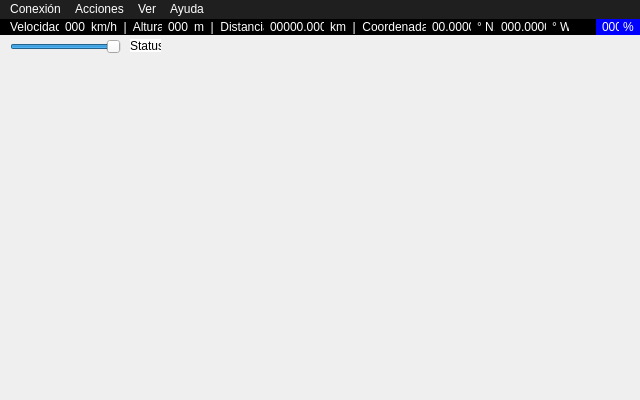
<?xml version="1.0" encoding="UTF-8"?>
<ui version="4.0">
 <class>MainWindow</class>
 <widget class="QMainWindow" name="MainWindow">
  <property name="geometry">
   <rect>
    <x>0</x>
    <y>0</y>
    <width>640</width>
    <height>400</height>
   </rect>
  </property>
  <property name="windowTitle">
   <string>MainWindow</string>
  </property>
  <widget class="QWidget" name="centralwidget">
   <widget class="QSlider" name="s_velocidad">
    <property name="geometry">
     <rect>
      <x>10</x>
      <y>20</y>
      <width>111</width>
      <height>16</height>
     </rect>
    </property>
    <property name="sliderPosition">
     <number>99</number>
    </property>
    <property name="orientation">
     <enum>Qt::Horizontal</enum>
    </property>
   </widget>

   <widget class="QLabel" name="l_estado">
    <property name="geometry">
     <rect>
      <x>130</x>
      <y>20</y>
      <width>31</width>
      <height>13</height>
     </rect>
    </property>
    <property name="maximumSize">
     <size>
      <width>481</width>
      <height>16777215</height>
     </size>
    </property>
    <property name="styleSheet">
     <string notr="true">color: rgb(0, 0, 0);
background-color: rgb(255, 255, 255);</string>
    </property>
    <property name="text">
     <string>Status</string>
    </property>
   </widget>

   <widget class="QWidget" name="horizontalLayoutWidget_2">
    <property name="geometry">
     <rect>
      <x>600</x>
      <y>0</y>
      <width>36</width>
      <height>16</height>
     </rect>
    </property>
    <layout class="QHBoxLayout" name="horizontalLayout_2">
     <property name="spacing">
      <number>2</number>
     </property>
     <item>
      <widget class="QLabel" name="l_bateria">
       <property name="minimumSize">
        <size>
         <width>17</width>
         <height>0</height>
        </size>
       </property>
       <property name="maximumSize">
        <size>
         <width>0</width>
         <height>16777215</height>
        </size>
       </property>
       <property name="layoutDirection">
        <enum>Qt::LeftToRight</enum>
       </property>
       <property name="styleSheet">
        <string notr="true">color: rgb(255, 255, 255);</string>
       </property>
       <property name="text">
        <string>000</string>
       </property>
      </widget>
     </item>
     <item>
      <widget class="QLabel" name="label_7">
       <property name="minimumSize">
        <size>
         <width>11</width>
         <height>0</height>
        </size>
       </property>
       <property name="maximumSize">
        <size>
         <width>0</width>
         <height>16777215</height>
        </size>
       </property>
       <property name="styleSheet">
        <string notr="true">color: rgb(255, 255, 255);</string>
       </property>
       <property name="text">
        <string>%</string>
       </property>
      </widget>
     </item>
    </layout>
   </widget>

   <widget class="QLabel" name="l_azul">
    <property name="geometry">
     <rect>
      <x>596</x>
      <y>0</y>
      <width>44</width>
      <height>16</height>
     </rect>
    </property>
    <property name="styleSheet">
     <string notr="true">background-color: rgb(0, 0, 255);</string>
    </property>
    <property name="text">
     <string/>
    </property>
   </widget>

   <widget class="QLabel" name="l_margen">
    <property name="geometry">
     <rect>
      <x>0</x>
      <y>0</y>
      <width>640</width>
      <height>16</height>
     </rect>
    </property>
    <property name="styleSheet">
     <string notr="true">background-color: rgb(0, 0, 0);</string>
    </property>
    <property name="text">
     <string/>
    </property>
   </widget>

   <widget class="QWidget" name="horizontalLayoutWidget">
    <property name="geometry">
     <rect>
      <x>10</x>
      <y>0</y>
      <width>561</width>
      <height>16</height>
     </rect>
    </property>
    <layout class="QHBoxLayout" name="horizontalLayout_1">
     <item>
      <widget class="QLabel" name="label_1">
       <property name="minimumSize">
        <size>
         <width>49</width>
         <height>0</height>
        </size>
       </property>
       <property name="maximumSize">
        <size>
         <width>0</width>
         <height>16777215</height>
        </size>
       </property>
       <property name="styleSheet">
        <string notr="true">color: rgb(255, 255, 255);</string>
       </property>
       <property name="text">
        <string>Velocidad:</string>
       </property>
      </widget>
     </item>
     <item>
      <widget class="QLabel" name="l_velocidad">
       <property name="minimumSize">
        <size>
         <width>20</width>
         <height>0</height>
        </size>
       </property>
       <property name="maximumSize">
        <size>
         <width>0</width>
         <height>16777215</height>
        </size>
       </property>
       <property name="layoutDirection">
        <enum>Qt::LeftToRight</enum>
       </property>
       <property name="styleSheet">
        <string notr="true">color: rgb(255, 255, 255);</string>
       </property>
       <property name="text">
        <string>000</string>
       </property>
      </widget>
     </item>
     <item>
      <widget class="QLabel" name="label_2">
       <property name="minimumSize">
        <size>
         <width>71</width>
         <height>0</height>
        </size>
       </property>
       <property name="maximumSize">
        <size>
         <width>0</width>
         <height>16777215</height>
        </size>
       </property>
       <property name="styleSheet">
        <string notr="true">color: rgb(255, 255, 255);</string>
       </property>
       <property name="text">
        <string>km/h  |  Altura:</string>
       </property>
      </widget>
     </item>
     <item>
      <widget class="QLabel" name="l_altura">
       <property name="minimumSize">
        <size>
         <width>20</width>
         <height>0</height>
        </size>
       </property>
       <property name="maximumSize">
        <size>
         <width>0</width>
         <height>16777215</height>
        </size>
       </property>
       <property name="layoutDirection">
        <enum>Qt::LeftToRight</enum>
       </property>
       <property name="styleSheet">
        <string notr="true">color: rgb(255, 255, 255);</string>
       </property>
       <property name="text">
        <string>000</string>
       </property>
      </widget>
     </item>
     <item>
      <widget class="QLabel" name="label_3">
       <property name="minimumSize">
        <size>
         <width>70</width>
         <height>0</height>
        </size>
       </property>
       <property name="maximumSize">
        <size>
         <width>0</width>
         <height>16777215</height>
        </size>
       </property>
       <property name="styleSheet">
        <string notr="true">color: rgb(255, 255, 255);</string>
       </property>
       <property name="text">
        <string>m  |  Distancia:</string>
       </property>
      </widget>
     </item>
     <item>
      <widget class="QLabel" name="l_distancia">
       <property name="minimumSize">
        <size>
         <width>54</width>
         <height>0</height>
        </size>
       </property>
       <property name="maximumSize">
        <size>
         <width>0</width>
         <height>16777215</height>
        </size>
       </property>
       <property name="layoutDirection">
        <enum>Qt::LeftToRight</enum>
       </property>
       <property name="styleSheet">
        <string notr="true">color: rgb(255, 255, 255);</string>
       </property>
       <property name="text">
        <string>00000.000</string>
       </property>
      </widget>
     </item>
     <item>
      <widget class="QLabel" name="label_4">
       <property name="minimumSize">
        <size>
         <width>96</width>
         <height>0</height>
        </size>
       </property>
       <property name="maximumSize">
        <size>
         <width>0</width>
         <height>16777215</height>
        </size>
       </property>
       <property name="styleSheet">
        <string notr="true">color: rgb(255, 255, 255);</string>
       </property>
       <property name="text">
        <string>km  |  Coordenadas:</string>
       </property>
      </widget>
     </item>
     <item>
      <widget class="QLabel" name="l_latitud">
       <property name="minimumSize">
        <size>
         <width>39</width>
         <height>0</height>
        </size>
       </property>
       <property name="maximumSize">
        <size>
         <width>0</width>
         <height>16777215</height>
        </size>
       </property>
       <property name="layoutDirection">
        <enum>Qt::LeftToRight</enum>
       </property>
       <property name="styleSheet">
        <string notr="true">color: rgb(255, 255, 255);</string>
       </property>
       <property name="text">
        <string>00.0000</string>
       </property>
      </widget>
     </item>
     <item>
      <widget class="QLabel" name="label_5">
       <property name="minimumSize">
        <size>
         <width>18</width>
         <height>0</height>
        </size>
       </property>
       <property name="maximumSize">
        <size>
         <width>0</width>
         <height>16777215</height>
        </size>
       </property>
       <property name="styleSheet">
        <string notr="true">color: rgb(255, 255, 255);</string>
       </property>
       <property name="text">
        <string>° N,</string>
       </property>
      </widget>
     </item>
     <item>
      <widget class="QLabel" name="l_longuitud">
       <property name="minimumSize">
        <size>
         <width>45</width>
         <height>0</height>
        </size>
       </property>
       <property name="maximumSize">
        <size>
         <width>0</width>
         <height>16777215</height>
        </size>
       </property>
       <property name="layoutDirection">
        <enum>Qt::LeftToRight</enum>
       </property>
       <property name="styleSheet">
        <string notr="true">color: rgb(255, 255, 255);</string>
       </property>
       <property name="text">
        <string>000.0000</string>
       </property>
      </widget>
     </item>
     <item>
      <widget class="QLabel" name="label_6">
       <property name="minimumSize">
        <size>
         <width>17</width>
         <height>0</height>
        </size>
       </property>
       <property name="maximumSize">
        <size>
         <width>0</width>
         <height>16777215</height>
        </size>
       </property>
       <property name="styleSheet">
        <string notr="true">color: rgb(255, 255, 255);</string>
       </property>
       <property name="text">
        <string>° W</string>
       </property>
      </widget>
     </item>
    </layout>
   </widget>

   <!-- Widget de la cámara -->
   <widget class="QLabel" name="w_camara">
    <property name="geometry">
     <rect>
      <x>0</x>
      <y>16</y>
      <width>640</width>
      <height>364</height>
     </rect>
    </property>
    <property name="sizePolicy">
     <sizepolicy hsizetype="Preferred" vsizetype="Preferred">
      <horstretch>0</horstretch>
      <verstretch>0</verstretch>
     </sizepolicy>
    </property>
    <property name="contextMenuPolicy">
     <enum>Qt::ActionsContextMenu</enum>
    </property>
    <property name="text">
     <string/>
    </property>
    <property name="scaledContents">
     <bool>true</bool>
    </property>
    <action name="actionSeguir"/>
    <action name="actionDetener_Seguimiento"/>
    <action name="actionCapturar_Imagen"/>
    <action name="actionCapturar_Video"/>
   </widget>

   <!-- Widget del mapa -->
   <widget class="QWidget" name="w_mapa">
    <property name="geometry">
     <rect>
      <x>460</x>
      <y>16</y>
      <width>180</width>
      <height>180</height>
     </rect>
    </property>
    <property name="minimumSize">
     <size>
      <width>180</width>
      <height>180</height>
     </size>
    </property>
    <property name="contextMenuPolicy">
     <enum>Qt::ActionsContextMenu</enum>
    </property>
    <action name="actionColocar_Pin"/>
    <action name="actionEliminar_Pin"/>
    <action name="actionIr_A_Ubicacion"/>
    <action name="actionDetener_Vuelo"/>
   </widget>

   <!-- Mira -->
   <widget class="QLabel" name="l_mira">
    <property name="geometry">
     <rect>
      <x>310</x>
      <y>188</y>
      <width>20</width>
      <height>20</height>
     </rect>
    </property>
    <property name="font">
     <font>
      <pointsize>8</pointsize>
     </font>
    </property>
    <property name="text">
     <string/>
    </property>
    <property name="pixmap">
     <pixmap>Mira.png</pixmap>
    </property>
    <property name="scaledContents">
     <bool>true</bool>
    </property>
    <property name="wordWrap">
     <bool>false</bool>
    </property>
    <property name="indent">
     <number>-1</number>
    </property>
   </widget>

   <zorder>w_camara</zorder>
   <zorder>l_margen</zorder>
   <zorder>l_azul</zorder>
   <zorder>s_velocidad</zorder>
   <zorder>l_estado</zorder>
   <zorder>horizontalLayoutWidget_2</zorder>
   <zorder>horizontalLayoutWidget</zorder>
   <zorder>l_mira</zorder>
   <zorder>w_mapa</zorder>
  </widget>

  <!-- Barra de menú -->
  <widget class="QMenuBar" name="menubar">
   <property name="geometry">
    <rect>
     <x>0</x>
     <y>0</y>
     <width>640</width>
     <height>20</height>
    </rect>
   </property>
   <property name="styleSheet">
    <string notr="true">
     /* Estilo del menú bar */
     QMenuBar {
         background-color: #1f1f1f; /* Fondo gris oscuro */
         color: white; /* Texto blanco */
     }

     /* Estilo del menú bar al pasar el cursor */
     QMenuBar::item:selected {
         background-color: #404244; /* Fondo gris más claro */
     }

     /* Estilo de los submenús */
     QMenu {
         background-color: #292a2b; /* Fondo gris para las opciones */
         color: white; /* Texto blanco */
         border: 1px solid #1b1b1b; /* Borde gris más oscuro */
         padding: 0px; /* Sin padding adicional */
     }

     /* Estilo de las acciones */
     QMenu::item {
         padding: 4px 24px 4px 24px; /* Padding: arriba, derecha, abajo, izquierda */
         background-color: transparent; /* Fondo transparente por defecto */
     }

     /* Estilo de las acciones al pasar el cursor */
     QMenu::item:selected {
         background-color: #235c96; /* Fondo azul */
         border: 1px solid #50a0f0; /* Borde azul más claro */
         padding: 4px 24px 4px 23px; /* Padding izquierdo reducido en 1px */
     }

     /* Sombra para los submenús */
     QMenu {
         box-shadow: 2px 2px 6px rgba(0, 0, 0, 0.5); /* Sombra */
     }
    </string>
   </property>
   <widget class="QMenu" name="menuConexion">
    <property name="title">
     <string>Conexión</string>
    </property>
    <addaction name="actionEstablecer_Conexion"/>
   </widget>

   <widget class="QMenu" name="menuAcciones">
    <property name="title">
     <string>Acciones</string>
    </property>
    <addaction name="actionDespegar"/>
    <addaction name="actionAterrizar"/>
    <addaction name="actionRetornar"/>
   </widget>

   <widget class="QMenu" name="menuAyuda">
    <property name="title">
     <string>Ayuda</string>
    </property>
    <addaction name="actionControles"/>
    <addaction name="actionGuia"/>
    <addaction name="separator"/>
    <addaction name="actionAcerca_De_Exakova_Pioneer"/>
   </widget>

   <widget class="QMenu" name="menuVer">
    <property name="title">
     <string>Ver</string>
    </property>
    <addaction name="actionMira"/>
   </widget>

   <addaction name="menuConexion"/>
   <addaction name="menuAcciones"/>
   <addaction name="menuVer"/>
   <addaction name="menuAyuda"/>
  </widget>

  <!-- Acciones -->
  <action name="actionEstablecer_Conexion">
   <property name="text">
    <string>Establecer Conexión</string>
   </property>
  </action>

  <action name="actionRetornar">
   <property name="text">
    <string>Retornar</string>
   </property>
  </action>

  <action name="actionDespegar">
   <property name="text">
    <string>Despegar</string>
   </property>
  </action>

  <action name="actionAterrizar">
   <property name="text">
    <string>Aterrizar</string>
   </property>
  </action>

  <action name="actionSeguir">
   <property name="text">
    <string>Seguir</string>
   </property>
  </action>

  <action name="actionControles">
   <property name="text">
    <string>Controles</string>
   </property>
  </action>

  <action name="actionGuia">
   <property name="text">
    <string>Guía</string>
   </property>
  </action>

  <action name="actionAcerca_De_Exakova_Pioneer">
   <property name="text">
    <string>Acerca de Exakova Pioneer</string>
   </property>
  </action>

  <action name="actionCapturar_Imagen">
   <property name="text">
    <string>Capturar Imagen</string>
   </property>
  </action>

  <action name="actionCapturar_Video">
   <property name="text">
    <string>Capturar Video</string>
   </property>
  </action>

  <action name="actionDetener_Seguimiento">
   <property name="text">
    <string>Detener Seguimiento</string>
   </property>
  </action>

  <action name="actionColocar_Pin">
   <property name="text">
    <string>Colocar Pin</string>
   </property>
  </action>

  <action name="actionEliminar_Pin">
   <property name="text">
    <string>Eliminar Pin</string>
   </property>
  </action>

  <action name="actionIr_A_Ubicacion">
   <property name="text">
    <string>Ir a Ubicación</string>
   </property>
  </action>

  <action name="actionMira">
   <property name="text">
    <string>Mira</string>
   </property>
  </action>

  <action name="actionDetener_Vuelo">
   <property name="text">
    <string>Detener Vuelo</string>
   </property>
  </action>
 </widget>
 <resources/>
 <connections/>
</ui>
